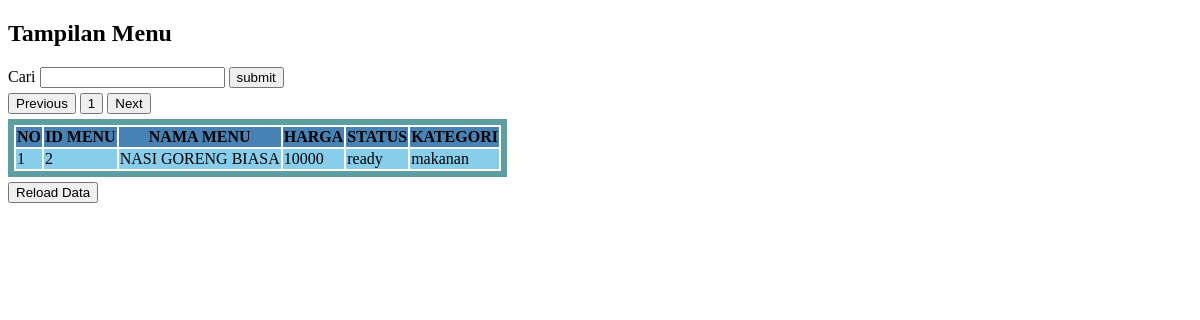
Page /pagination/page.php?menu=NASI GORENG BIASA on the committed database.
### tables this page shows
CREATE TABLE `menu` (
  `idmenu` int(11) NOT NULL AUTO_INCREMENT,
  `nama_menu` varchar(100) NOT NULL,
  `harga` decimal(20,0) NOT NULL,
  `status` enum('ready','not ready','pre order') NOT NULL,
  `kategori` enum('makanan','minuman','snack') NOT NULL,
  PRIMARY KEY (`idmenu`)
);

### pagination/page.php (the view, shortened to what this page needs)
<?php
include('connect.php');
$batas = 10;
$keyword = isset($_GET['menu']) ? $_GET['menu'] : '';
$halaman = isset($_GET['p']) ? (int)$_GET['p'] : 1;
$halamanAwal = ($halaman > 1) ? ($halaman * $batas) - $batas : 0;
$JumlahData = mysqli_num_rows((mysqli_query($conn, "SELECT * FROM menu WHERE nama_menu LIKE '%$keyword%'")));
$jumlahHalaman = ceil($JumlahData / $batas);
$datas = mysqli_query($conn, "SELECT * FROM menu WHERE nama_menu LIKE '%$keyword%' LiMIT $halamanAwal, $batas");
?>
<!DOCTYPE html>
<html lang="en">
<head>
</head>
<body>
    <h2>Tampilan Menu</h2>
    <form action="" method="GET" class="mb">
        <label for="fname">Cari</label>
        <input type="text" id="fname" name="menu">
        <input type="submit" value="submit" name="submit">
    </form>
    <a href=""><button>Previous</button></a>
    <?php for ($no = 1; $no <= $jumlahHalaman; $no++) : ?>
        <a href="?p=<?= $no ?>&menu=<?= $keyword ?>"><button class="mb"><?= $no ?></button></a>
    <?php endfor; ?>
    <a href=""><button>Next</button></a>
    <table class="tabel">
        <tr>
            <th>NO</th>
            <th>ID MENU</th>
            <th>NAMA MENU</th>
            <th>HARGA</th>
            <th>STATUS</th>
            <th>KATEGORI</th>
        </tr>
        <?php
        $no = 1;
        while ($data = mysqli_fetch_array($datas)) :
        ?>
            <tr>
                <td><?= $no++ ?></td>
                <td><?= $data['idmenu'] ?></td>
                <td><?= $data['nama_menu'] ?></td>
                <td><?= $data['harga'] ?></td>
                <td><?= $data['status'] ?></td>
                <td><?= $data['kategori'] ?></td>
            </tr>
        <?php endwhile; ?>
    </table>
    <form action="" method="POST" class="mt">
        <input type="submit" value="Reload Data" name="reload">
    </form>
</body>
</html>

### pagination/page.php (style rules this page uses)
.tabel { border: 6px solid cadetblue }
th { background-color: steelblue; }
tr { background-color: skyblue; }
.mb { margin-bottom: 5px; }
.mt { margin-top: 5px; }

### rows in the picture
menu: idmenu "2", nama_menu "NASI GORENG BIASA", harga "10000", status "ready", kategori "makanan"
